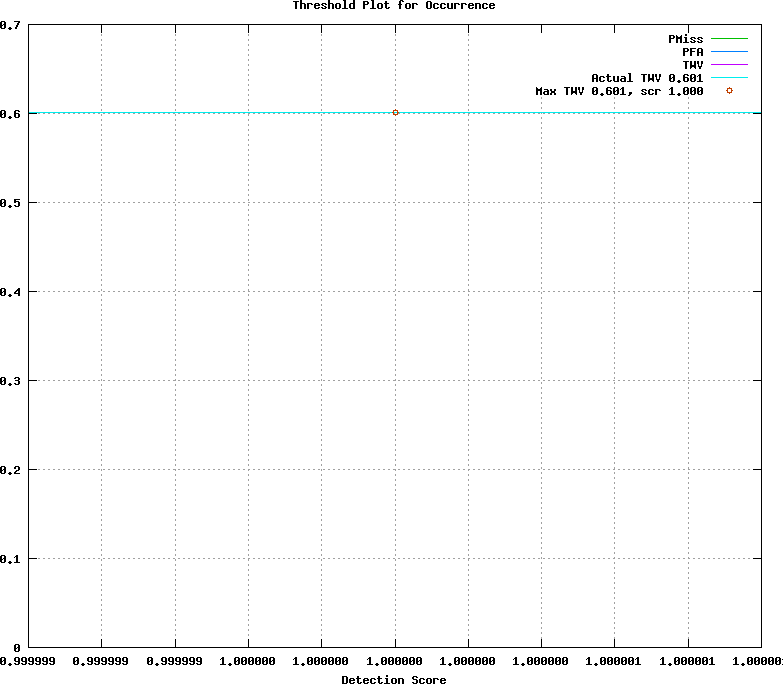

gnuplot code for this plot:
## GNUPLOT command file
set terminal postscript color
set style data lines
set title 'Threshold Plot for Occurrence'
set xlabel 'Detection Score'
set grid
set size ratio 0.85
plot [0.999999:1.000001]  \
  'overall_EMORY/nist/nist.dets/sum.Occurrence.dat.1' using 1:4 title 'PMiss' with lines lt 2, \
  'overall_EMORY/nist/nist.dets/sum.Occurrence.dat.1' using 1:5 title 'PFA' with lines lt 3, \
  'overall_EMORY/nist/nist.dets/sum.Occurrence.dat.1' using 1:6 title 'TWV' with lines lt 4, \
  0.601158606432775 title 'Actual TWV 0.601' with lines lt 5, \
  'overall_EMORY/nist/nist.dets/sum.Occurrence.dat.2' using 1:2 title 'Max TWV 0.601, scr 1.000' with points lt 6
